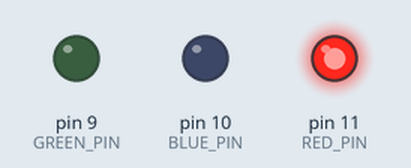
Recording of a sketch running on a simulated Arduino Uno, built with avr-gcc and run on an emulated ATmega328P. Shown: output pins drawn as LEDs (lit = HIGH).

Above: at 1.5 s.
At 5.5 s:
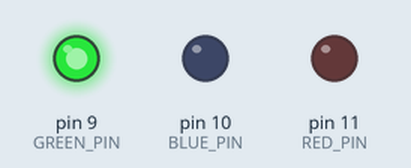
At 8.2 s:
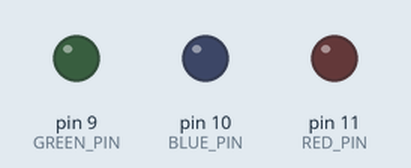
At 11.5 s:
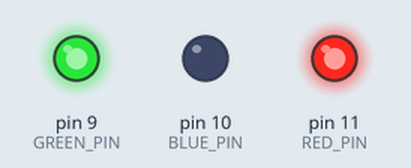
Timing chart, 0 to 16.9 s (numbered marks = the images above):
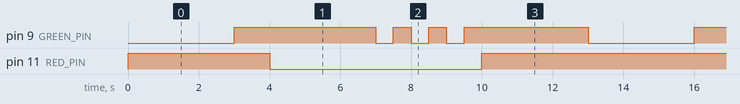

The sketch:

svetofor.ino
```cpp
#define RED_PIN 11
#define BLUE_PIN 10
#define GREEN_PIN 9

int red_on = 3000;
int red_yellow_on = 1000;
int green_on = 3000;
int green_blink = 500;
int yellow_on = 3000;

void setup() {
  pinMode(RED_PIN, OUTPUT);
  pinMode(BLUE_PIN, OUTPUT);
  pinMode(GREEN_PIN, OUTPUT);
}

void loop() {
  digitalWrite(RED_PIN, HIGH);
  delay(red_on);
  digitalWrite(RED_PIN, LOW);
  digitalWrite(RED_PIN, HIGH);
  digitalWrite(GREEN_PIN, HIGH);
  delay(red_yellow_on);


  digitalWrite(RED_PIN, LOW);
  digitalWrite(GREEN_PIN, LOW);
  digitalWrite(GREEN_PIN, HIGH);
  delay(green_on);
  digitalWrite(GREEN_PIN, LOW);

  for(int i = 0; i < 3; i = i+1)
  {
    delay(green_blink);
    digitalWrite(GREEN_PIN, HIGH);
    delay(green_blink);
    digitalWrite(GREEN_PIN, LOW);
  }

  digitalWrite(RED_PIN, HIGH);
  digitalWrite(GREEN_PIN, HIGH);
  delay(yellow_on);
  digitalWrite(RED_PIN, LOW);
  digitalWrite(GREEN_PIN, LOW);

}
```

Measured:
- by itself, pin 9 (GREEN_PIN): repeats every 13.0 s: 2 × (LOW 0.50 s, HIGH 0.50 s), LOW 0.50 s, HIGH 3.5 s, LOW 3.0 s, HIGH 4.0 s
- by itself, pin 11 (RED_PIN): repeats every 13.0 s: LOW 6.0 s, HIGH 7.0 s
- by itself, everything shown: repeats every 13.0 s, in 11 steps
